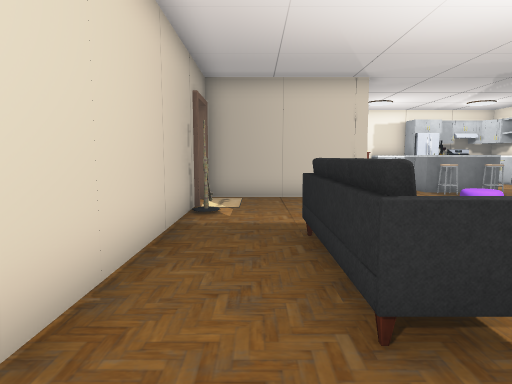
[1] (above)

18 first-person views from a walk through a Unity game level. The camera is 1.3 m above the floor, tilts 6° down and sees 75° across. Doors are open. The floor is counted in squares, 1 m on a side. Each view is taken from the middle of a square. On the plan, view 1 faces up. The plan holds only what a view shows up to about 14 squares ahead; the rest is blank. The place goes on beyond the plan. The player character is not drawn. Some surface patterns are stand-ins.

[2]
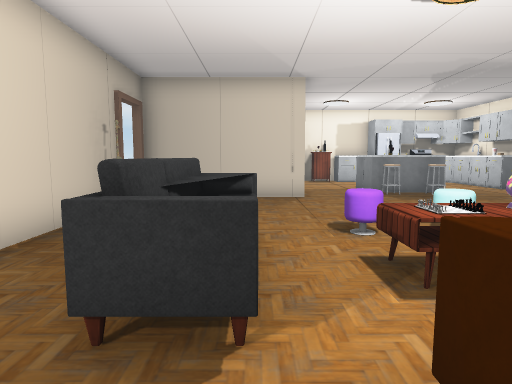

[3]
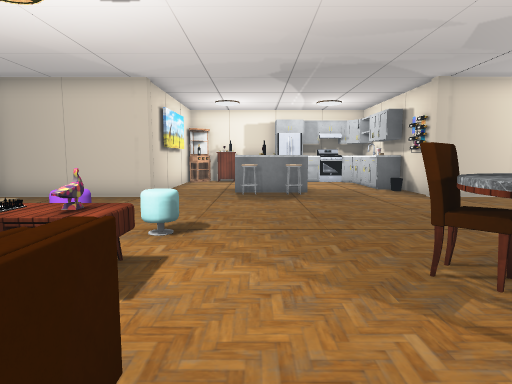

[4]
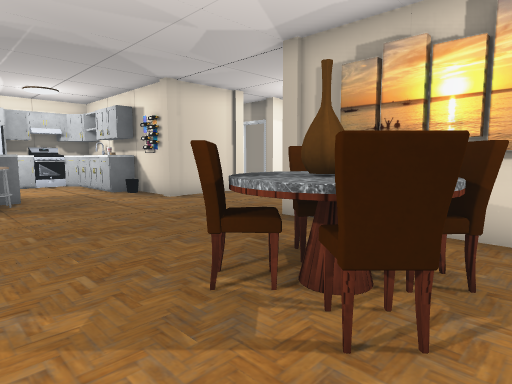

[5]
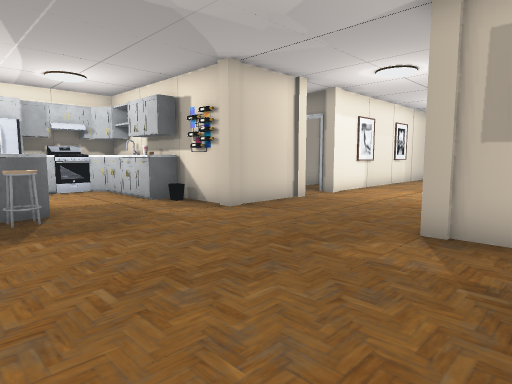

[6]
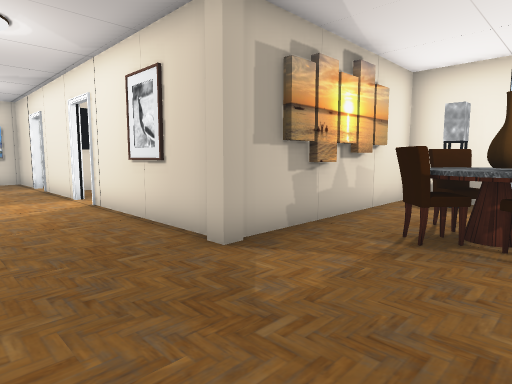

[7]
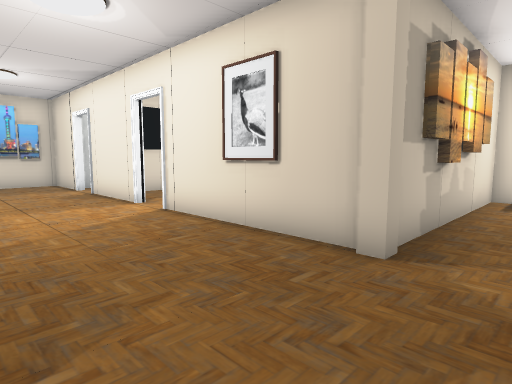

[8]
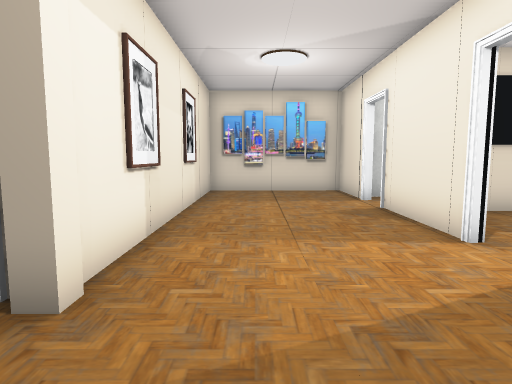

[9]
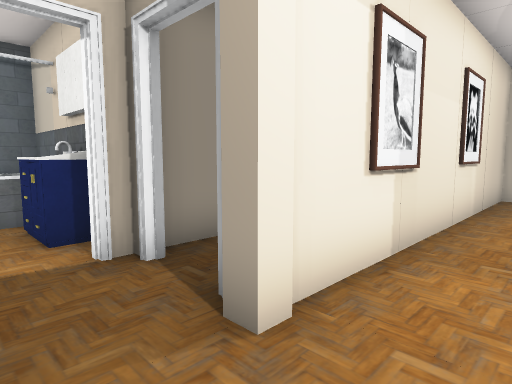

[10]
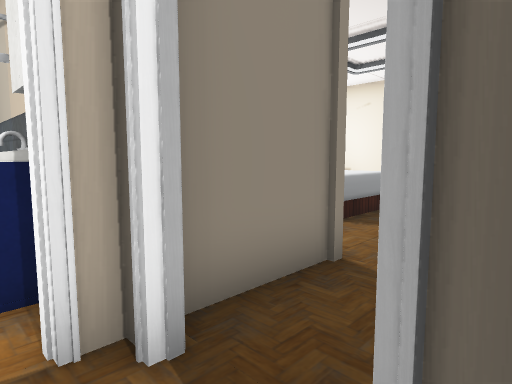

[11]
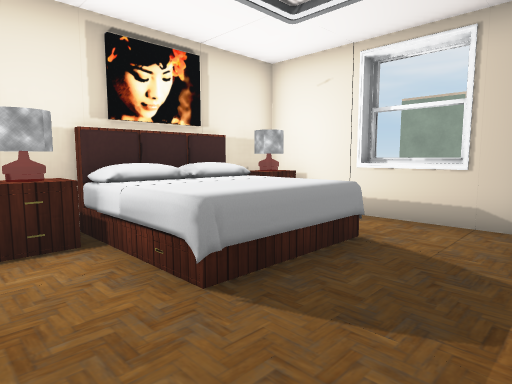

[12]
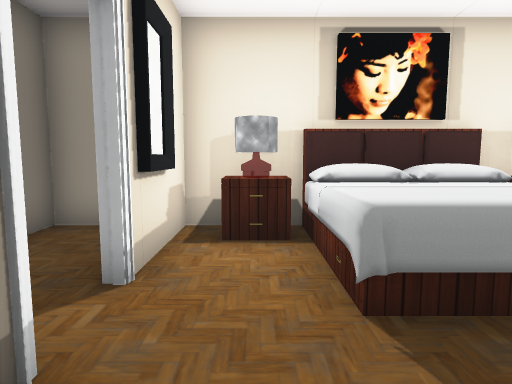

[13]
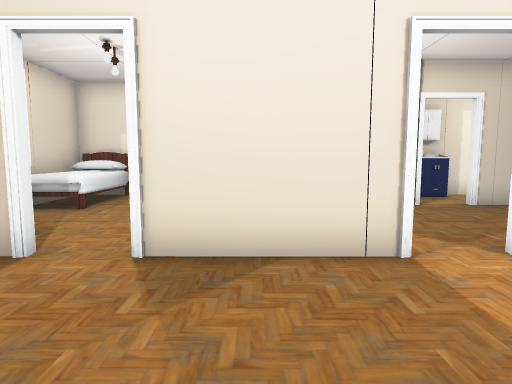

[14]
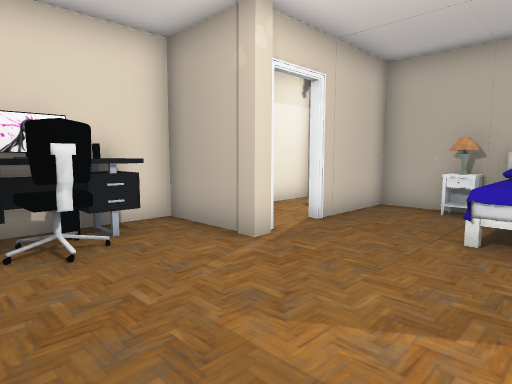

[15]
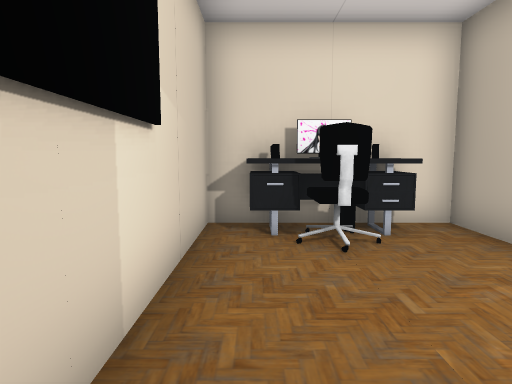

[16]
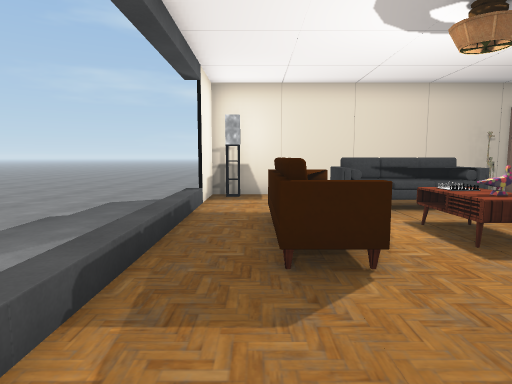

[17]
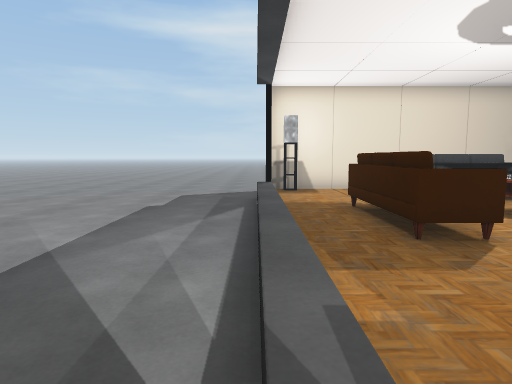

[18]
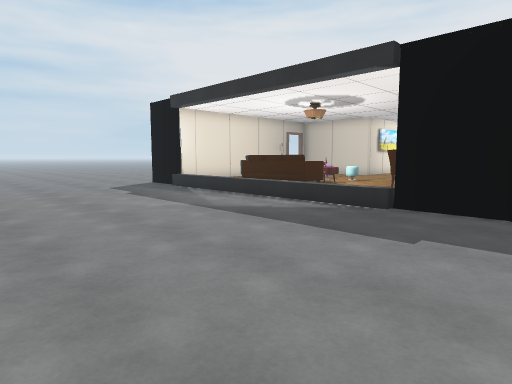

### Floor plan
Key: @ floor where view 1 was taken; # wall or solid block; . floor; / step, stairs or slope; D open door; = window, fence, low wall or low ledge; ^ raised ledge; S stool; P pillar; F sofa; T table; B bottle; C chair; A cabinet; E stove; L closet; G bed; O other object.
Columns run from 4 left of view 1 to 28 right of it. Each row starts with its distance up from view 1.
 18             AA#E##   #####OGGGGO#
 17             AA#E## OOO#. #OGGGTO#
 16               ..^#   .#.##.GGGG.#
 15         O     ..O#   OO DD.GGGG.=
 14         O.^  ^..O#   .##DD......#
 13        #O.^O ^..##  DD###P......#
 12        #...SSS...B  D.D.......  #
 11   #####P.........P##P.P##########
 10   D ............................#
  9   D ............................#
  8   #.............................#
  7   #.............................#
  6   #.....SSS......P#####DD###DD###
  5   #..FF.SS.......#    .D...#D#LL
  4   #..FF.TT...C^C.#GGG......#..LL
  3   #..FF.TT...^O^.OO........# ...
  2   #..FF......C^C.#.........# .GG#
  1   #....FF F......####DP....# .GG#
  0   #.@..FFFF......# ...#.OOO#  GG#
 -1   ##.......... ###..OO#OOOO#   G#
 -2   .##//////////..####
 -3  .................
 -4 ..................
 -5 ..................
 -6 ...................
 -7 ...................
 -8 ...................
 -9 ..................
-10 ......        ... .

Positions as (right, up) in squares from view 1, and headings:
1: (0, 0), facing up
2: (2, 0), facing up
3: (7, 0), facing up
4: (7, 1), facing up-right
5: (7, 4), facing up-right
6: (9, 9), facing down-right
7: (11, 10), facing down-right
8: (15, 9), facing right
9: (16, 9), facing up-right
10: (17, 11), facing up-right
11: (21, 12), facing up-right
12: (22, 12), facing up
13: (22, 10), facing down
14: (22, 5), facing down-left
15: (22, 5), facing down
16: (10, 0), facing left
17: (11, -2), facing left
18: (14, -10), facing up-left
